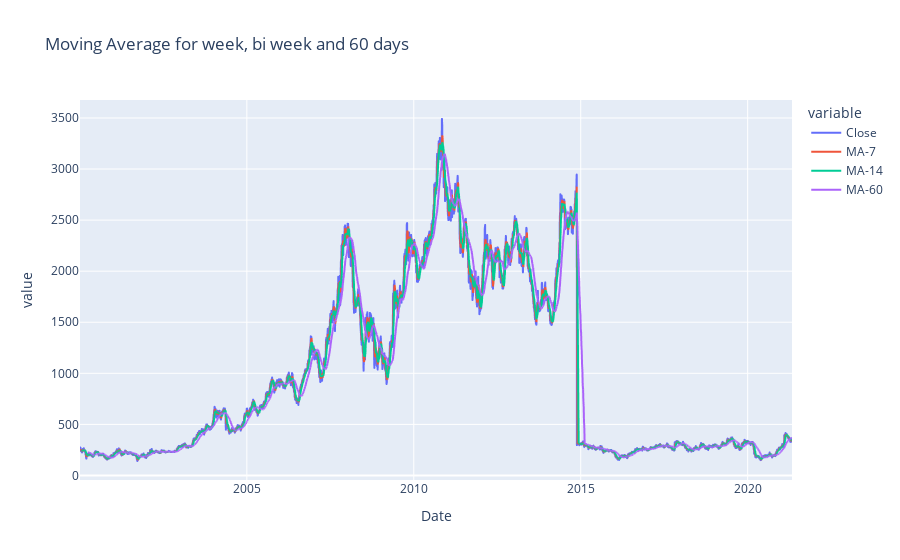

Source (notebook cell):
### Code cell
fig3 = ex.line(ndf,x='Date',y=['Close','MA-7','MA-14','MA-60'],title='Moving Average for week, bi week and 60 days')
fig3.show()

### Figure 1 — Plotly figure (JSON) as saved in the notebook; plotly's stock layout.template omitted (floating-point values rounded to 4 significant figures; data arrays with more than 128 entries replaced by an {"elided": "..."} marker saying what was removed)
{"data": [{"hovertemplate": "variable=Close<br>Date=%{x}<br>value=%{y}<extra></extra>", "legendgroup": "Close", "line": {"color": "#636efa", "dash": "solid"}, "marker": {"symbol": "circle"}, "mode": "lines", "name": "Close", "showlegend": true, "type": "scattergl", "x": {"elided": "5306 str values"}, "xaxis": "x", "y": {"elided": "5306 float values"}, "yaxis": "y"}, {"hovertemplate": "variable=MA-7<br>Date=%{x}<br>value=%{y}<extra></extra>", "legendgroup": "MA-7", "line": {"color": "#EF553B", "dash": "solid"}, "marker": {"symbol": "circle"}, "mode": "lines", "name": "MA-7", "showlegend": true, "type": "scattergl", "x": {"elided": "5306 str values"}, "xaxis": "x", "y": {"elided": "5306 float values"}, "yaxis": "y"}, {"hovertemplate": "variable=MA-14<br>Date=%{x}<br>value=%{y}<extra></extra>", "legendgroup": "MA-14", "line": {"color": "#00cc96", "dash": "solid"}, "marker": {"symbol": "circle"}, "mode": "lines", "name": "MA-14", "showlegend": true, "type": "scattergl", "x": {"elided": "5306 str values"}, "xaxis": "x", "y": {"elided": "5306 float values"}, "yaxis": "y"}, {"hovertemplate": "variable=MA-60<br>Date=%{x}<br>value=%{y}<extra></extra>", "legendgroup": "MA-60", "line": {"color": "#ab63fa", "dash": "solid"}, "marker": {"symbol": "circle"}, "mode": "lines", "name": "MA-60", "showlegend": true, "type": "scattergl", "x": {"elided": "5306 str values"}, "xaxis": "x", "y": {"elided": "5306 float values"}, "yaxis": "y"}], "layout": {"legend": {"title": {"text": "variable"}, "tracegroupgap": 0}, "title": {"text": "Moving Average for week, bi week and 60 days"}, "xaxis": {"anchor": "y", "domain": [0, 1], "title": {"text": "Date"}}, "yaxis": {"anchor": "x", "domain": [0, 1], "title": {"text": "value"}}}}
